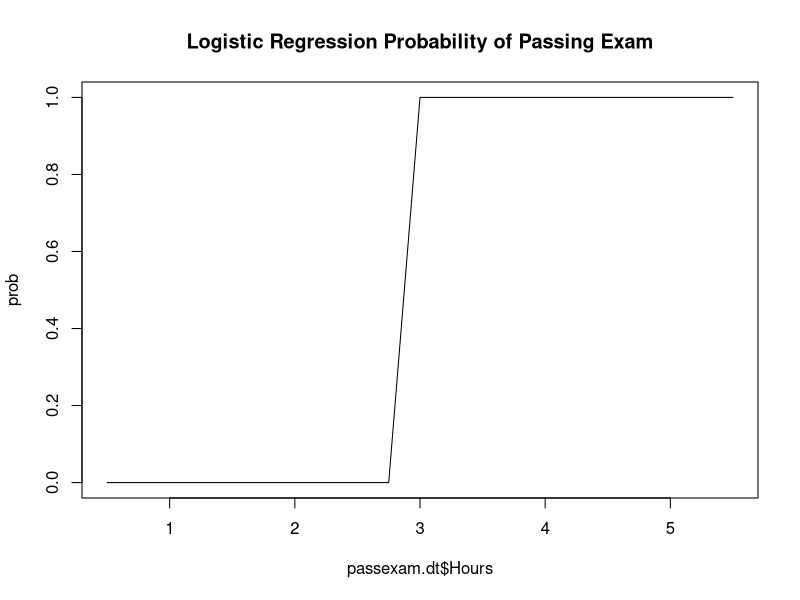

Generate this figure with R:
# ========================================================================================================
# Purpose:      Demo of Binary Logistic Regression model
# Author:       Neumann Chew
# DOC:          25-09-2017
# Topics:       Logistic Regression; Odds Ratios; OR Confidence Intervals.
# Data Source:  passexam.csv as in wikipedia
# Packages:     data.table  
#=========================================================================================================

library(data.table)

setwd("~/Desktop/Y2S1/BC2406/Unit 7 - Logistic Reg")

passexam.dt <- fread("passexam2.csv")
passexam.dt$Outcome <- factor(passexam.dt$Outcome)

summary(passexam.dt)

pass.m1 <- glm(Outcome ~ Hours , family = binomial, data = passexam.dt)

summary(pass.m1)
## Z = -4.0777 + 1.5046(Hours)

OR <- exp(coef(pass.m1))
OR

OR.CI <- exp(confint(pass.m1))
OR.CI


# Output the probability from the logistic function for all cases in the data.
prob <- predict(pass.m1, type = 'response')
# See the S curve
plot(x = passexam.dt$Hours, y = prob, type = "l", main = 'Logistic Regression Probability of Passing Exam')
#q1) shows that the data can be perfectly separated. Each of the infinitely many points will give u the same ans
# if you have perfect serpartion you dont need a model and u dont even have a model.if u look at the summary the p value will look very weird 
# Set the threshold for predicting Y = 1 based on probability.
# if the number of var increase chances of persfect seperation increases too


threshold <- 0.5
                 
# If probability > threshold, then predict Y = 1, else predict Y = 0.
y.hat <- ifelse(prob > threshold, 1, 0)
                 
# Create a confusion matrix with actuals on rows and predictions on columns.
table(passexam.dt$Outcome, y.hat, deparse.level = 2)

# Overall Accuracy
mean(y.hat == passexam.dt$Outcome)
